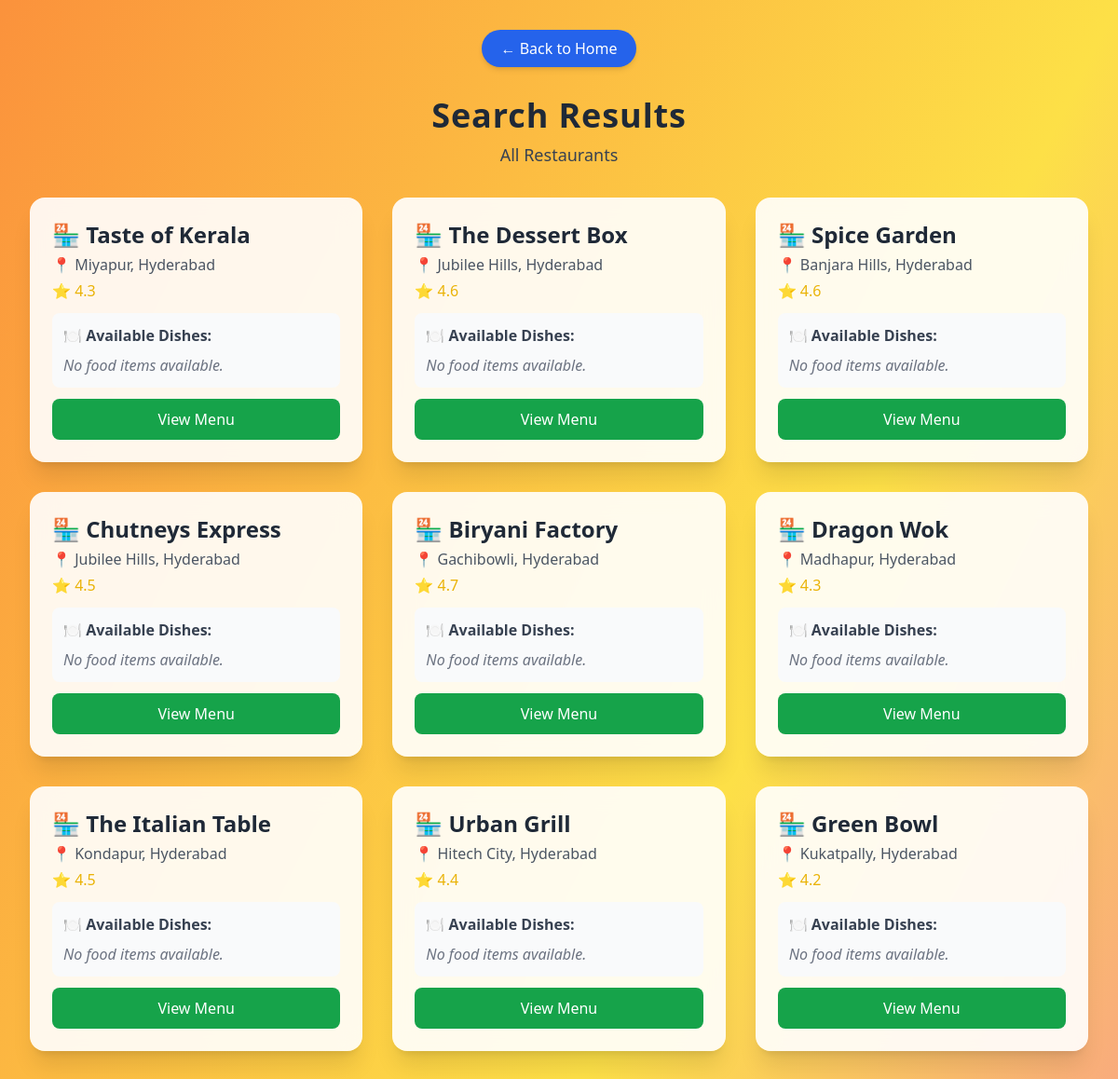
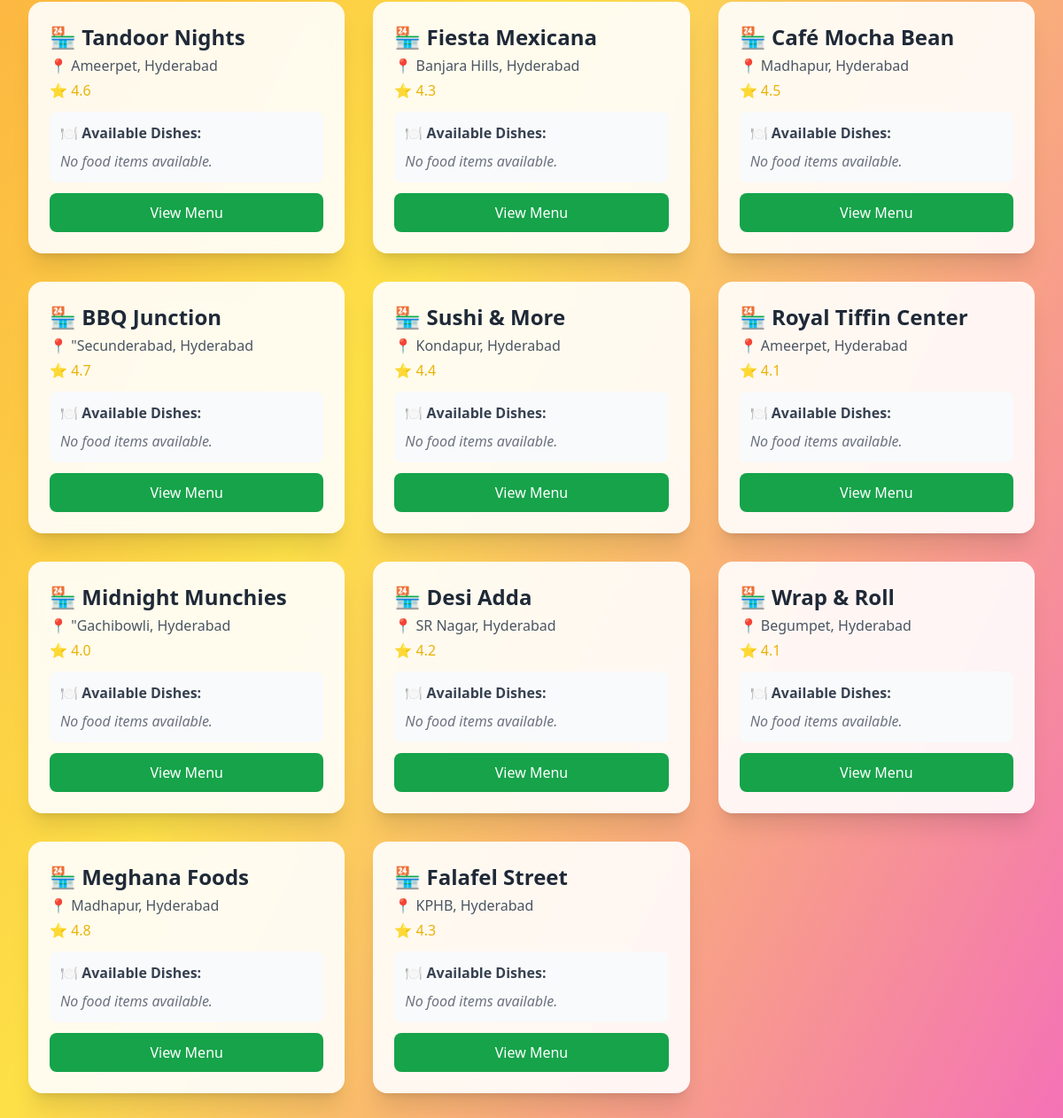
Page /search_both/ on the committed database (2 pictures, top to bottom).
### tesstapp/models.py (models this page shows, shortened)
class Restaurant(models.Model):
    name = models.CharField(max_length=100)
    location = models.CharField(max_length=100)
    rating = models.FloatField(default=0.0)
    image = models.ImageField(upload_to='restro-images/', null=True, blank=True)

### tesstapp/views.py (the view, shortened to what this page needs)
# urls.py: path('search_both/', views.search_both, name='search_both'),
def search_both(request):
    food_query = request.GET.get('food', '').strip()
    location_query = request.GET.get('location', '').strip()
    restaurant_food_dict = {}
    restaurant_results = Restaurant.objects.none()
    no_restaurants_message = ""
    if food_query and not location_query:
        food_results = FoodItem.objects.filter(name__icontains=food_query)
        restaurant_results = Restaurant.objects.filter(id__in=food_results.values_list('restaurant_id', flat=True))
        for restaurant in restaurant_results:
            restaurant_food_dict[restaurant] = food_results.filter(restaurant=restaurant)
    elif location_query and not food_query:
        restaurant_results = Restaurant.objects.filter(location__icontains=location_query)
        for restaurant in restaurant_results:
            restaurant_food_dict[restaurant] = FoodItem.objects.filter(restaurant=restaurant)
    else:
        restaurant_results = Restaurant.objects.all()
        for restaurant in restaurant_results:
            restaurant_food_dict[restaurant] = FoodItem.objects.filter(restaurant=restaurant)
    if food_query and location_query:
        header_text = f'Search Results for "{food_query}" in "{location_query}"'
    elif food_query:
        header_text = f'Search Results for "{food_query}"'
    elif location_query:
        header_text = f'Restaurants in "{location_query}"'
    else:
        header_text = "All Restaurants"
    return render(request, 'tesstapp/search_results.html', {
        'restaurant_results': restaurant_results,
        'restaurant_food_dict': restaurant_food_dict,
        'header_text': header_text,
        'food_query': food_query,
        'location': location_query,
        'no_restaurants_message': no_restaurants_message
    })

### templates/tesstapp/search_results.html (shortened to what this page needs)
{% load static %}
<!DOCTYPE html>
<html lang="en">
<head>
    <script src="https://cdn.tailwindcss.com"></script>
</head>
<body class="min-h-screen bg-gradient-to-br from-orange-400 via-yellow-300 to-pink-400 flex flex-col items-center p-8">
    <a href="{% url 'home_page' %}"
       class="bg-blue-600 text-white px-5 py-2 rounded-full shadow-md hover:bg-blue-700 hover:scale-105 transition mb-8">
        ← Back to Home
    </a>
    <div class="text-center mb-8">
        <h1 class="text-4xl font-extrabold text-gray-800 tracking-wide mb-2">Search Results</h1>
        <p class="text-gray-700 text-lg">{{ header_text }}</p>
    </div>
    {% if no_restaurants_message %}
        <div class="bg-red-100 border border-red-400 text-red-700 px-6 py-4 rounded-lg shadow-md text-center">
            {{ no_restaurants_message }}
        </div>
    {% elif restaurant_results %}
        <div class="grid grid-cols-1 sm:grid-cols-2 lg:grid-cols-3 gap-8 w-full max-w-6xl">
            {% for restaurant in restaurant_results %}
                <div class="bg-white/90 backdrop-blur-md rounded-2xl shadow-xl p-6 flex flex-col hover:shadow-2xl hover:-translate-y-1 transition">
                    <h2 class="text-2xl font-bold text-gray-800 mb-1">🏪 {{ restaurant.name }}</h2>
                    <p class="text-gray-600 mb-1">📍 {{ restaurant.location }}</p>
                    <p class="text-yellow-500 font-medium mb-3">⭐ {{ restaurant.rating }}</p>
                    <div class="bg-gray-50 rounded-lg p-3 mb-3">
                        <h4 class="font-semibold mb-2 text-gray-700">🍽 Available Dishes:</h4>
                        {% with foods=restaurant_food_dict.restaurant %}
                            {% if foods %}
                                {% for food in foods %}
                                    <div class="border-t border-gray-200 pt-2 mt-2">
                                        <h3 class="text-lg font-semibold text-gray-800 mb-1">{{ food.name }}</h3>
                                        <p class="text-green-600 font-medium">💰 ₹{{ food.price }}</p>
                                    </div>
                                {% endfor %}
                            {% else %}
                                <p class="text-gray-500 italic mt-2">
                                    {% if food_query %}
                                        No "{{ food_query }}" items found here.
                                    {% else %}
                                        No food items available.
                                    {% endif %}
                                </p>
                            {% endif %}
                        {% endwith %}
                    </div>
                    <a href="{% url 'restaurant_menu' restaurant.id %}"
                       class="mt-auto bg-green-600 text-white px-5 py-2.5 rounded-lg hover:bg-green-700 transition font-medium text-center">
                        View Menu
                    </a>
                </div>
            {% endfor %}
        </div>
    {% else %}
        <div class="bg-yellow-100 border border-yellow-300 text-yellow-800 px-6 py-4 rounded-lg shadow-md text-center">
            No restaurants found{% if location %} in "<b>{{ location }}</b>"{% endif %}.
        </div>
    {% endif %}
</body>
</html>

### rows in the picture
Restaurant: name "Taste of Kerala", location "Miyapur, Hyderabad", rating "4.3"
Restaurant: name "The Dessert Box", location "Jubilee Hills, Hyderabad", rating "4.6"
Restaurant: name "Spice Garden", location "Banjara Hills, Hyderabad", rating "4.6"
Restaurant: name "Chutneys Express", location "Jubilee Hills, Hyderabad", rating "4.5"
Restaurant: name "Biryani Factory", location "Gachibowli, Hyderabad", rating "4.7"
Restaurant: name "Dragon Wok", location "Madhapur, Hyderabad", rating "4.3"
Restaurant: name "The Italian Table", location "Kondapur, Hyderabad", rating "4.5"
Restaurant: name "Urban Grill", location "Hitech City, Hyderabad", rating "4.4"
Restaurant: name "Green Bowl", location "Kukatpally, Hyderabad", rating "4.2"
Restaurant: name "Tandoor Nights", location "Ameerpet, Hyderabad", rating "4.6"
Restaurant: name "Fiesta Mexicana", location "Banjara Hills, Hyderabad", rating "4.3"
Restaurant: name "Café Mocha Bean", location "Madhapur, Hyderabad", rating "4.5"
Restaurant: name "BBQ Junction", location "\"Secunderabad, Hyderabad", rating "4.7"
Restaurant: name "Sushi & More", location "Kondapur, Hyderabad", rating "4.4"
Restaurant: name "Royal Tiffin Center", location "Ameerpet, Hyderabad", rating "4.1"
Restaurant: name "Midnight Munchies", location "\"Gachibowli, Hyderabad", rating "4.0"
Restaurant: name "Desi Adda", location "SR Nagar, Hyderabad", rating "4.2"
Restaurant: name "Wrap & Roll", location "Begumpet, Hyderabad", rating "4.1"
Restaurant: name "Meghana Foods", location "Madhapur, Hyderabad", rating "4.8"
Restaurant: name "Falafel Street", location "KPHB, Hyderabad", rating "4.3"

### other values in the picture
{{ header_text }} "All Restaurants"
